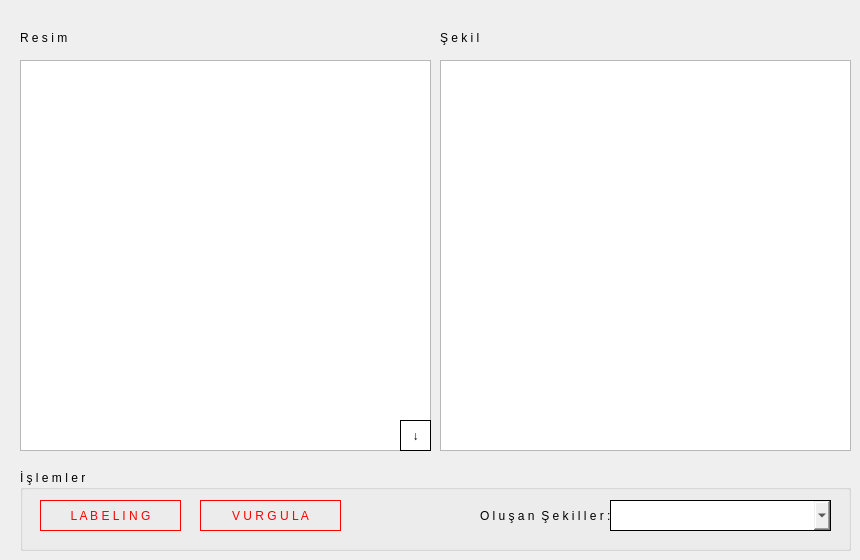
    <widget class="QWidget" name="tab_split">
     <attribute name="title">
      <string>L A B E L I N G</string>
     </attribute>
     <widget class="QLabel" name="label_10">
      <property name="geometry">
       <rect>
        <x>20</x>
        <y>30</y>
        <width>101</width>
        <height>16</height>
       </rect>
      </property>
      <property name="text">
       <string>R e s i m</string>
      </property>
     </widget>
     <widget class="QGraphicsView" name="img_label_orjinal">
      <property name="geometry">
       <rect>
        <x>20</x>
        <y>60</y>
        <width>411</width>
        <height>391</height>
       </rect>
      </property>
      <property name="verticalScrollBarPolicy">
       <enum>Qt::ScrollBarAlwaysOff</enum>
      </property>
      <property name="horizontalScrollBarPolicy">
       <enum>Qt::ScrollBarAlwaysOff</enum>
      </property>
     </widget>
     <widget class="QPushButton" name="btn_labeling_yukle">
      <property name="geometry">
       <rect>
        <x>400</x>
        <y>420</y>
        <width>31</width>
        <height>31</height>
       </rect>
      </property>
      <property name="styleSheet">
       <string notr="true">QPushButton
{
	border: 1px solid black;
}

QPushButton:hover
{
   background-color:rgb(250, 250, 250);
}</string>
      </property>
      <property name="text">
       <string>↓</string>
      </property>
     </widget>
     <widget class="QLabel" name="label_11">
      <property name="geometry">
       <rect>
        <x>440</x>
        <y>30</y>
        <width>101</width>
        <height>16</height>
       </rect>
      </property>
      <property name="text">
       <string>Ş e k i l</string>
      </property>
     </widget>
     <widget class="QGraphicsView" name="img_label_sonuc">
      <property name="geometry">
       <rect>
        <x>440</x>
        <y>60</y>
        <width>411</width>
        <height>391</height>
       </rect>
      </property>
      <property name="verticalScrollBarPolicy">
       <enum>Qt::ScrollBarAlwaysOff</enum>
      </property>
      <property name="horizontalScrollBarPolicy">
       <enum>Qt::ScrollBarAlwaysOff</enum>
      </property>
     </widget>
     <widget class="QGroupBox" name="groupBox_5">
      <property name="geometry">
       <rect>
        <x>20</x>
        <y>470</y>
        <width>831</width>
        <height>81</height>
       </rect>
      </property>
      <property name="title">
       <string>İ ş l e m l e r</string>
      </property>
      <widget class="QPushButton" name="btn_labeling_uygula">
       <property name="geometry">
        <rect>
         <x>20</x>
         <y>30</y>
         <width>141</width>
         <height>31</height>
        </rect>
       </property>
       <property name="styleSheet">
        <string notr="true">QPushButton
{
border: 1px solid red;
color:red;

}

QPushButton:hover
{
   background-color:rgb(250, 250, 250);
}</string>
       </property>
       <property name="text">
        <string>L A B E L I N G</string>
       </property>
      </widget>
      <widget class="QLabel" name="label_37">
       <property name="geometry">
        <rect>
         <x>460</x>
         <y>30</y>
         <width>131</width>
         <height>31</height>
        </rect>
       </property>
       <property name="text">
        <string>O l u ş a n  Ş e k i l l e r :</string>
       </property>
      </widget>
      <widget class="QComboBox" name="cmb_label_sekiller">
       <property name="geometry">
        <rect>
         <x>590</x>
         <y>30</y>
         <width>221</width>
         <height>31</height>
        </rect>
       </property>
       <property name="styleSheet">
        <string notr="true">border:1px solid black;</string>
       </property>
      </widget>
      <widget class="QPushButton" name="btn_labeling_vurgula">
       <property name="geometry">
        <rect>
         <x>180</x>
         <y>30</y>
         <width>141</width>
         <height>31</height>
        </rect>
       </property>
       <property name="styleSheet">
        <string notr="true">QPushButton
{
border: 1px solid red;
color:red;

}

QPushButton:hover
{
   background-color:rgb(250, 250, 250);
}</string>
       </property>
       <property name="text">
        <string>V U R G U L A</string>
       </property>
      </widget>
     </widget>
    </widget>
